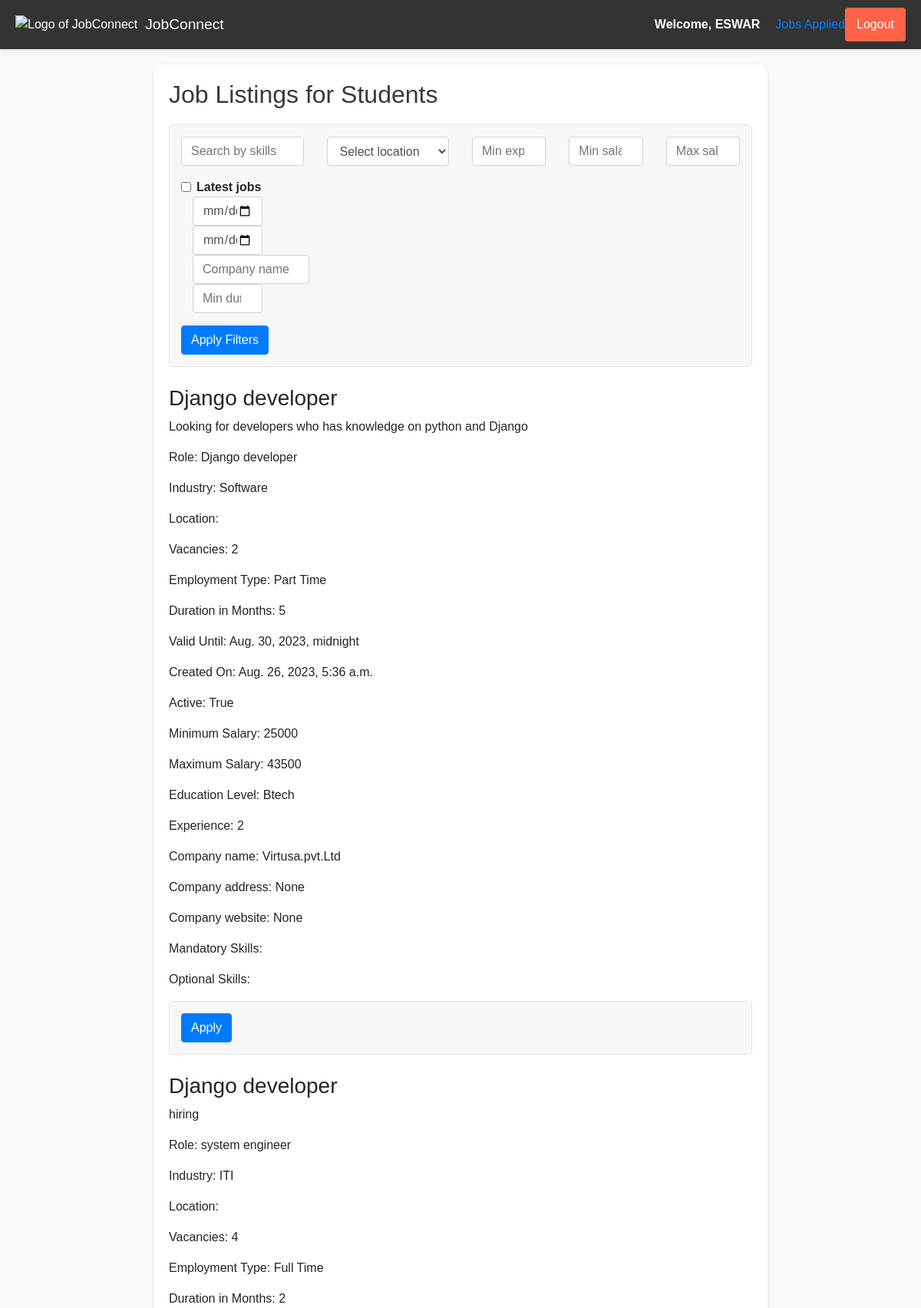
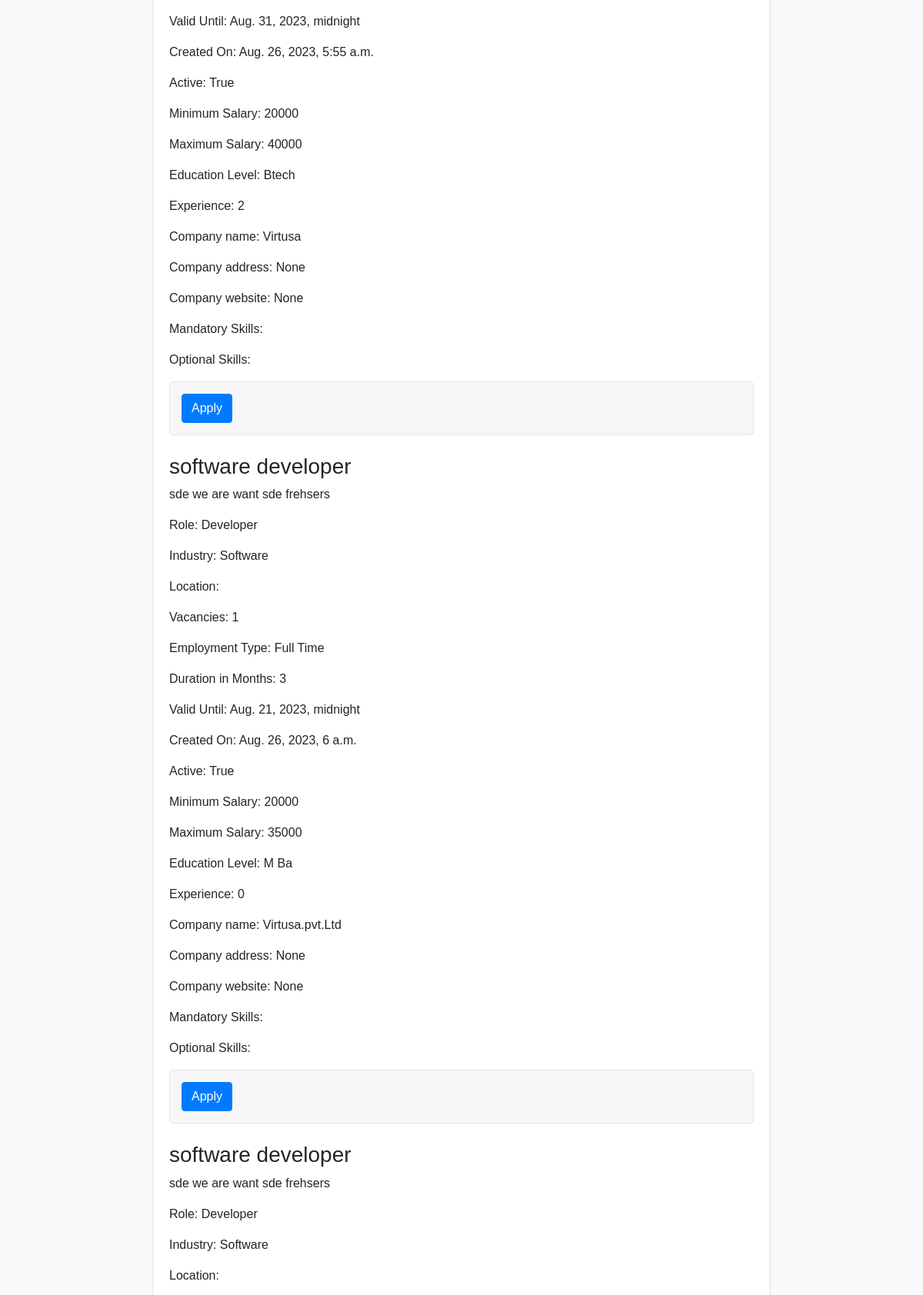
Screenshot of /student_jobs/ (signed in, upper part) with the database file from the repository (2 pictures, top to bottom).
### carrers/models.py (models this page shows, shortened)
class Job(models.Model):
    EMPLOYMENT_TYPES=[
        ('full_time','Full Time'),
        ('part_time','Part Time'),
        ('contract','Contract'),
    ]
    title = models.CharField(max_length=255)
    description = models.TextField()
    role = models.CharField(max_length=255)
    industry_type = models.CharField(max_length=255)
    location = models.ForeignKey('JobLocation', on_delete=models.CASCADE)
    no_of_openings = models.PositiveSmallIntegerField()
    employment_type = models.CharField(max_length=50,choices=EMPLOYMENT_TYPES)
    duration_in_months = models.PositiveSmallIntegerField(null=True, blank=True)
    created_on = models.DateTimeField(auto_now_add=True)
    valid_until = models.DateTimeField()
    is_active = models.BooleanField(default=True)
    salary_visible = models.BooleanField(default=False)
    min_salary = models.PositiveSmallIntegerField(null=True, blank=True)
    max_salary = models.PositiveSmallIntegerField(null=True, blank=True)
    education_level = models.CharField(max_length=255)
    years_of_experience = models.PositiveSmallIntegerField()
    skills_mandatory = models.ManyToManyField(Skill, related_name='mandatory_jobs')
    skills_optional = models.ManyToManyField(Skill, related_name='optional_jobs')
    company_info = models.ForeignKey(Company, on_delete=models.CASCADE,default=1)
    students_applied=models.ManyToManyField(User,related_name='applied_jobs',blank=True)

class Company(models.Model):
    company_name = models.CharField(max_length=255)
    address = models.TextField(null=True)
    website = models.URLField(null=True)
    user = models.ForeignKey(User, on_delete=models.CASCADE, default=1)  # Example default value

### carrers/views.py (the view)
# urls.py: path('student_jobs/', StudentJobListView.as_view(), name='student_jobs'),
class StudentJobListView(ListView):
    model = Job
    template_name = 'carrers/student_jobs.html'
    context_object_name = 'job_listings'
    paginate_by=10
    def get_queryset(self):
        queryset=super().get_queryset()
        location = self.request.GET.get('location')
        skills = self.request.GET.get('skills')
        experience = self.request.GET.get('experience')
        min_salary = self.request.GET.get('min_salary')
        max_salary = self.request.GET.get('max_salary')
        role=self.request.GET.get('role')
        created_on = self.request.GET.get('created_on')
        valid_until_str = self.request.GET.get('valid_until')
        company_name = self.request.GET.get('company_name')
        duration_in_months = self.request.GET.get('duration_in_months')
        if location:
            queryset = queryset.filter(location__name=location)
        if skills:
            queryset = queryset.filter(Q(title__icontains=skills) | Q(description__icontains=skills))
        if experience:
            queryset = queryset.filter(years_of_experience__gte=experience)
        if min_salary:
            queryset = queryset.filter(min_salary__gte=min_salary)
        if max_salary:
            queryset = queryset.filter(max_salary__lte=max_salary)
        if role:
            queryset=queryset.filter(role=role)
        if created_on:
            created_on = timezone.make_aware(datetime.strptime(created_on, '%Y-%m-%d'))
            queryset = queryset.filter(created_on__date=created_on.date())
        if valid_until_str:
            valid_until = timezone.make_aware(datetime.strptime(valid_until_str, '%Y-%m-%d'))
            queryset = queryset.filter(valid_until__gte=valid_until)
        if company_name:
            queryset = queryset.filter(company_info__company_name__icontains=company_name)
        if duration_in_months:
            queryset = queryset.filter(duration_in_months__gte=duration_in_months)
        if created_on :
            created_on=timezone.make_aware(datetime.strptime(created_on, '%Y-%m-%d'))
            queryset = queryset.filter(created_on__date=created_on.date())
        if valid_until_str:
            valid_until = datetime.strptime(valid_until_str, '%Y-%m-%d')
            queryset = queryset.filter(valid_until__gte=valid_until)
        if company_name:
            queryset = queryset.filter(company_info__company_name__icontains=company_name)
        if duration_in_months:
            queryset = queryset.filter(duration_in_months__gte=duration_in_months)
        return queryset
    def get_context_data(self, **kwargs):
        context = super().get_context_data(**kwargs)
        context['username'] = self.request.user.username if self.request.user.is_authenticated else None
        jobs = self.get_queryset()  # Get the filtered queryset
        paginator = Paginator(jobs, self.paginate_by)  # Create a Paginator instance
        page_number = self.request.GET.get('page')  # Get the page number from the request
        page_obj = paginator.get_page(page_number)  # Get the page object
        context['page_obj'] = page_obj  # Add the page object to the context
        return context

### carrers/templates/carrers/student_jobs.html (shortened to what this page needs)
{% load static %}
<!DOCTYPE html>
<html lang="en">
<head>
    <link href="path_to_bootstrap_css/bootstrap.min.css" rel="stylesheet">
</head>
<body>
    <div class="navbar">
        <div class="navbar-title">
            <div class="navbar-logo">
                <img src="https://th.bing.com/th/id/OIG.ziA.KUy_wDzYr2Jp7UY9?pid=ImgGn" alt="Logo of JobConnect">
            </div>
            <h1>JobConnect</h1>
        </div>
        <div class="navbar-user">
            <div class="navbar-username">
                {% if username%}
                Welcome, {{ username}}
                {% endif%}
            </div>
            <a href="{% url 'jobs_applied' %}" class="navbar-job-button">Jobs Applied</a>
            <button class="navbar-logout" onclick="window.location.href='{% url 'my-logout' %}'">Logout</button>
        </div>
    </div>
    <div class="container">
        <h2>Job Listings for Students</h2>
        <form method="get" action="{% url 'student_jobs' %}" class="mb-4">
            <div class="row">
                <div class="col-md-3">
                    <input type="text" name="skills" placeholder="Search by skills" class="form-control">
                </div>
                <div class="col-md-3">
                    <select name="location" class="form-control">
                        <option value="">Select location</option>
                    </select>
                </div>
                <div class="col-md-2">
                    <input type="number" name="experience" placeholder="Min experience" class="form-control">
                </div>
                <div class="col-md-2">
                    <input type="number" name="min_salary" placeholder="Min salary" class="form-control">
                </div>
                <div class="col-md-2">
                    <input type="number" name="max_salary" placeholder="Max salary" class="form-control">
                </div>
            </div>
            <div class="form-check mt-3">
                <input type="checkbox" name="latest_jobs" class="form-check-input">
                <label class="form-check-label">Latest jobs</label>
            </div>
            <div class="col-md-2">
                <input type="date" name="created_on" class="form-control">
            </div>
            <div class="col-md-2">
                <input type="date" name="valid_until" class="form-control">
            </div>
            <div class="col-md-3">
                <input type="text" name="company_name" placeholder="Company name" class="form-control">
            </div>
            <div class="col-md-2">
                <input type="number" name="duration_in_months" placeholder="Min duration" class="form-control">
            </div>
            <button type="submit" class="btn btn-primary mt-3">Apply Filters</button>
        </form>
        <ul class="list-unstyled">
            {% for job in page_obj %}
            <li class="mb-4">
                <h3>{{ job.title }}</h3>
                <p>{{ job.description }}</p>
                <p>Role: {{ job.role }}</p>
                <p>Industry: {{ job.industry_type }}</p>
                <p>Location: {{ job.location_name }}</p>
                <p>Vacancies: {{ job.no_of_openings }}</p>
                <p>Employment Type: {{ job.get_employment_type_display }}</p>
                <p>Duration in Months: {{ job.duration_in_months }}</p>
                <p>Valid Until: {{ job.valid_until }}</p>
                <p>Created On: {{ job.created_on }}</p>
                <p>Active: {{ job.is_active }}</p>
                <p>Minimum Salary: {{ job.min_salary }}</p>
                <p>Maximum Salary: {{ job.max_salary }}</p>
                <p>Education Level: {{ job.education_level }}</p>
                <p>Experience: {{ job.years_of_experience }}</p>
                <p>Company name: {{ job.company_info.company_name }}</p>
                <p>Company address: {{ job.company_info.address }}</p>
                <p>Company website: {{ job.company_info.website }}</p>
                <p>Mandatory Skills:
                </p>
                <p>Optional Skills:
                </p>
                {% if not job.is_applied_by_student and request.user %}
                        <form method="post" action="{% url 'apply_job' %}">
                            <button type="submit" class="btn btn-primary">Apply</button>
                        </form>
                    {% elif job.is_applied_by_student %}
                        <p>Applied</p>
                    {% endif %}
                </li>
            {% endfor %}
        </ul>
    </div>
</body>
</html>

### carrers/templates/carrers/student_jobs.html (style rules this page uses)
.container { margin-top: 20px; }
body { background-color: #f8f9fa; }
.container { background-color: #ffffff; border-radius: 10px; box-shadow: 0 2px 5px rgba(0, 0, 0, 0.1); padding: 20px; margin: 20px auto; max-width: 800px; }
h2 { color: #343a40; margin-bottom: 20px; }
form { border: 1px solid #e5e5e5; padding: 15px; border-radius: 5px; background-color: #f7f7f7; margin-bottom: 20px; }
label { font-weight: bold; }
.btn-primary { background-color: #007bff; border-color: #007bff; }
.form-check { margin-top: 10px; }
body { margin: 0; padding: 0; font-family: Arial, sans-serif; }
.navbar { background-color: #333; display: flex; justify-content: space-between; align-items: center; padding: 10px 20px; box-shadow: 0 2px 4px rgba(0, 0, 0, 0.1); }
.navbar-logo img { height: 40px; margin-right: 10px; }
.navbar-title { display: flex; align-items: center; color: white; }
.navbar-title h1 { font-size: 1.2rem; margin: 0; }
.navbar-user { display: flex; align-items: center; }
.navbar-username { margin-right: 20px; color: white; font-weight: bold; }
.navbar-logout { background-color: #ff6347; color: white; border: none; padding: 10px 15px; border-radius: 4px; cursor: pointer; transition: background-color 0.3s ease; }

### rows the page displays
Job: title "Django developer", description "Looking for developers who has knowledge on python and Django", role "Django developer", industry_type "Software", no_of_openings "2", employment_type "Part Time", duration_in_months "5", valid_until "Aug. 30, 2023, midnight", created_on "Aug. 26, 2023, 5:36 a.m.", is_active "True", min_salary "25000", max_salary "43500", education_level "Btech", years_of_experience "2", company_info.company_name "Virtusa.pvt.Ltd", company_info.address "None", company_info.website "None"
Job: title "Django developer", description "hiring", role "system engineer", industry_type "ITI", no_of_openings "4", employment_type "Full Time", duration_in_months "2", valid_until "Aug. 31, 2023, midnight", created_on "Aug. 26, 2023, 5:55 a.m.", is_active "True", min_salary "20000", max_salary "40000", education_level "Btech", years_of_experience "2", company_info.company_name "Virtusa", company_info.address "None", company_info.website "None"
Job: title "software developer", description "sde we are want sde frehsers", role "Developer", industry_type "Software", no_of_openings "1", employment_type "Full Time", duration_in_months "3", valid_until "Aug. 21, 2023, midnight", created_on "Aug. 26, 2023, 6 a.m.", is_active "True", min_salary "20000", max_salary "35000", education_level "M Ba", years_of_experience "0", company_info.company_name "Virtusa.pvt.Ltd", company_info.address "None", company_info.website "None"
Job: title "software developer", description "sde we are want sde frehsers", role "Developer", industry_type "Software"

### other values shown
{{ username }} "ESWAR"
